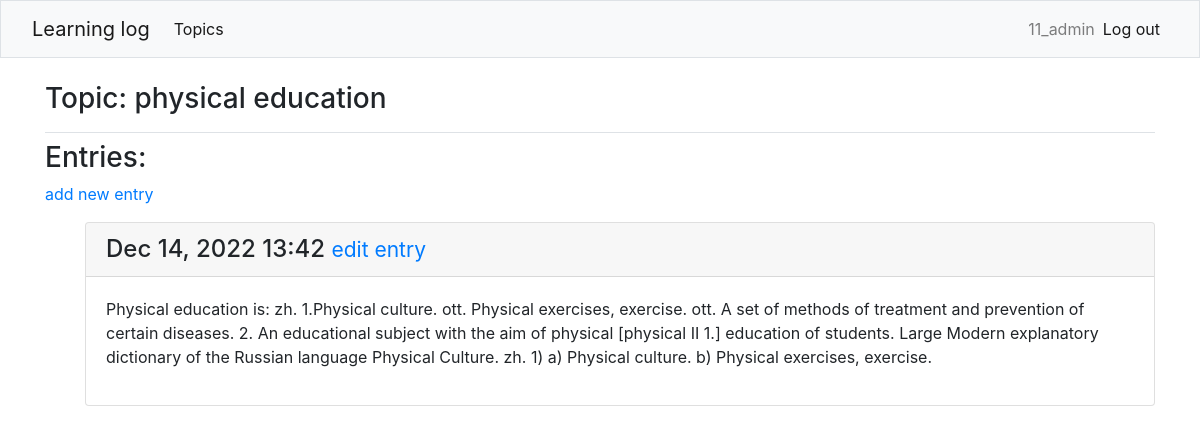
The page /topics/3/ (signed in) on the database its author committed.
### learning_logs/models.py (models this page shows, shortened)
class Topic(models.Model):
    text = models.CharField(max_length=200)
    date_added = models.DateTimeField(auto_now_add=True)
    owner = models.ForeignKey(User, on_delete=models.CASCADE)
    class Meta:
        ordering = ['text', 'date_added']
    def __str__(self):
        return self.text

class Entry(models.Model):
    topic = models.ForeignKey(Topic, on_delete=models.CASCADE)
    text = models.TextField()
    date_added = models.DateTimeField(auto_now_add=True)
    class Meta:
        verbose_name_plural = 'entreis'
        ordering = ['text', 'date_added']

### learning_logs/views.py (the view)
# urls.py: path('topics/<int:topic_id>/', views.topic, name = 'topic'),
@login_required
def topic(request, topic_id):
    topic = Topic.objects.get(id=topic_id)
    check_owner_topic(request, topic)
    entries = topic.entry_set.order_by('-date_added')
    content = {'topic': topic, 'entries': entries}
    return render(request, 'learning_logs/topic.html', content)

### learning_logs/views.py (called while the page is built)
def check_owner_topic(request, topic):
    if topic.owner != request.user:
        raise Http404

### learning_logs/templates/learning_logs/topic.html
    {% extends "learning_logs/base.html" %}
    {% block page_header %}
      <h3>Topic: {{ topic }}</h3>
    {% endblock page_header %}
    {% block content %}
			<h3>Entries:</h3>
      <p><a href="{% url 'learning_logs:new_entry' topic.id %}">add new entry</a> </p>
      <ul>
        {% for entry in entries %}
	        <div class="card mb-3">
		        <h4 class="card-header">
			        {{ entry.date_added|date:'M d, Y H:i' }}
			        <small><a href="{% url 'learning_logs:edit_entry' entry.id %}">edit entry</a>
			        </small>
		        </h4>
		        <div class="card-body">
			        {{ entry.text|linebreaks }}
		        </div>
	        </div>
	      {% empty %}
	      <p>There are no entries yet</p>
        {% endfor %}
      </ul>
    {% endblock content %}

### learning_logs/templates/learning_logs/base.html (shortened to what this page needs)
{% load bootstrap4 %}
<!DOCTYPE html>
<html lang="en">
    <head>
        {% bootstrap_css %}
    </head>
    <body>
<nav class="navbar navbar-expand-lg bg-light navbar-light mb-4 border">
  <div class="container-fluid">
    <a class="navbar-brand" href="{% url 'learning_logs:index' %}">Learning log</a>
    <div class="collapse navbar-collapse" id="navbarNav">
      <ul class="navbar-nav mr-auto">
        <li class="nav-item">
          <a class="nav-link active" aria-current="page" href="{% url 'learning_logs:topics' %}">Topics</a>
        </li>
      </ul>
      <ul class="navbar-nav ml-auto">
        {% if user.is_authenticated %}
          <li class="nav-item">
            <span class="navbar-text">{{ user.username }}</span>
          </li>
          <li class="nav-item">
            <a class="nav-link active" aria-current="page" href="{% url 'users:logout' %}">Log out</a>
          </li>
        {% endif %}
      </ul>
    </div>
  </div>
</nav>
  <main role="main" class="container">
    <div class="pb-2 mb-2 border-bottom">
      {% block page_header %} {% endblock page_header %}
    </div>
    <div>
      {% block content %} {% endblock content %}
    </div>
  </main>
   </body>
  </html>

### rows shown on the page
Topic: text "physical education"
Entry: date_added "Dec 14, 2022 13:42", text "Physical education is: zh. 1.Physical culture. ott. Physical exercises, exercise. ott. A set of methods of treatment and prevention of certain diseases. 2. An educational subject with the aim of physical [physical II 1.] education of students. Large Modern explanatory dictionary of the Russian language Physical Culture. zh. 1) a) Physical culture. b) Physical exercises, exercise."

### other values the page prints
{{ user.username }} "11_admin"
